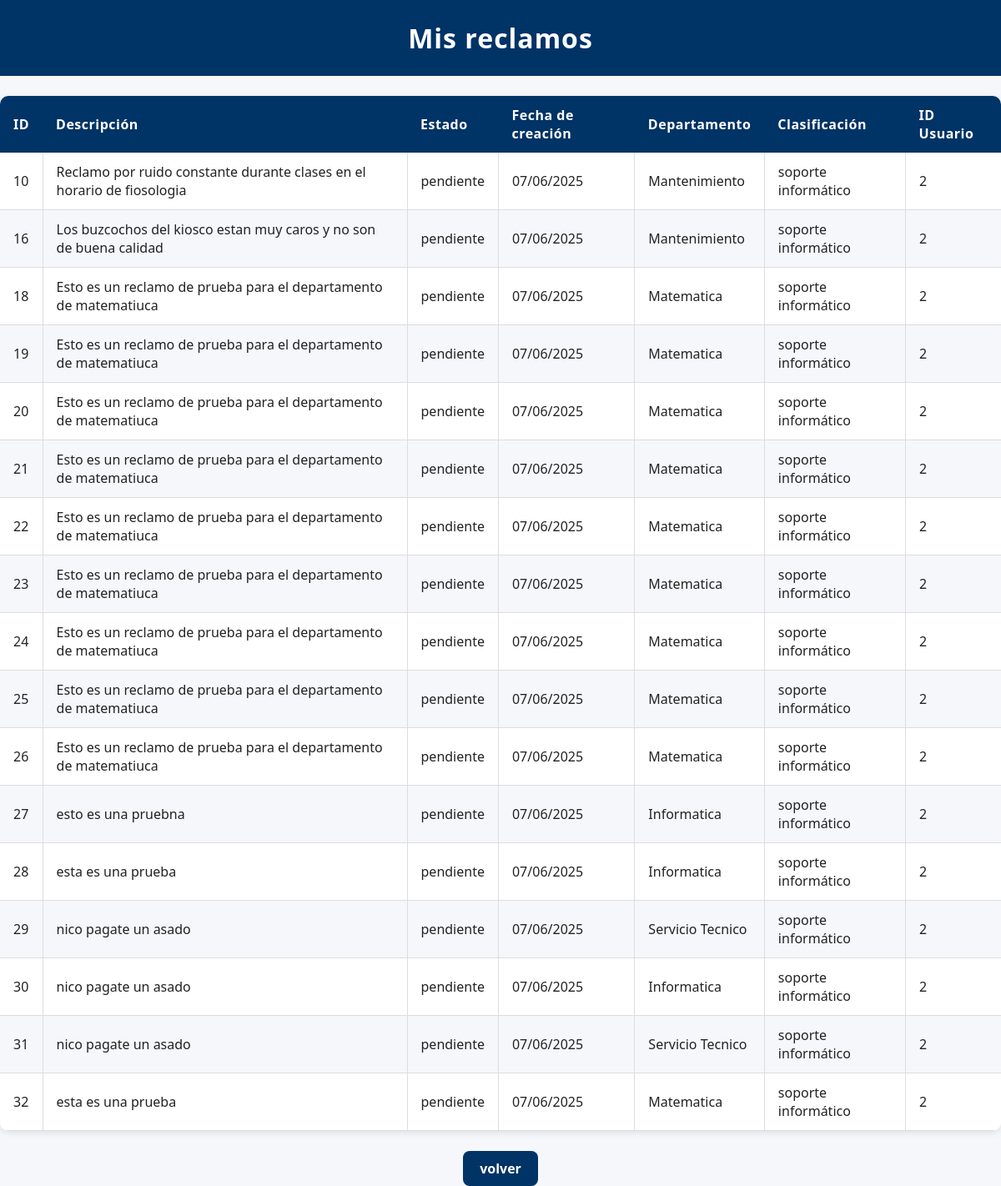
/mis_reclamos (signed in), run on the app's committed database.
### modules/modelos.py (models this page shows)
class Base(DeclarativeBase):
    pass

class ModeloReclamo(Base):
    __tablename__ = 'reclamos'
    id = Column(Integer, primary_key=True)
    estado = Column(String, default="pendiente")
    fecha_hora = Column(DateTime, default=datetime.utcnow)
    contenido = Column(String)
    usuario_id = Column(Integer, ForeignKey('usuarios.id'))
    departamento = Column(String)
    clasificacion = Column(String)
    usuarios = relationship(
        "ModeloUsuario",
        secondary=usuarios_reclamos,
        back_populates="reclamos"
    )
    usuario = relationship("ModeloUsuario", foreign_keys=[usuario_id], backref="reclamos_creados")

### server.py (the view)
@app.route('/mis_reclamos')
@login_required
def mis_reclamos():
    reclamos = repo_reclamos.obtener_todos_los_registros(current_user.id)
    return render_template('mis_reclamos.html', usuario=current_user, reclamos=reclamos)

### modules/login.py (called while the page is built)
    @property
    def is_authenticated(self):
        return True

### modules/repositorio.py (called while the page is built)
    def obtener_registro_por_filtro(self, campo, valor, campo2=None, valor2=None):
        query = self.__session.query(ModeloUsuario).filter(getattr(ModeloUsuario, campo) == valor)
        if campo2 and valor2:
            query = query.filter(getattr(ModeloUsuario, campo2) == valor2)
        modelo = query.first()
        if modelo:
            return self.__map_modelo_a_entidad(modelo)
        return None

    def __map_modelo_a_entidad(self, modelo: ModeloUsuario):
        return Usuario(
            nombre=modelo.nombre,
            apellido=modelo.apellido,
            email=modelo.email,
            nombre_de_usuario=modelo.nombre_de_usuario,
            contraseña=modelo.contraseña,
            claustro=modelo.claustro,
            rol=modelo.rol,
            id=modelo.id
        )

    def obtener_todos_los_registros(self, usuario_id):
        return self.__session.query(ModeloReclamo).filter_by(usuario_id=usuario_id).all()

### modules/usuarios.py (called while the page is built)
    @property
    def nombre(self):
        return self.__nombre

    @property
    def apellido(self):
        return self.__apellido

    @property
    def email(self):
        return self.__email

    @property
    def nombre_de_usuario(self):
        return self.__nombre_de_usuario

    @property
    def contraseña(self):
        return self.__contraseña

    @property
    def id(self):
        return self.__id

    @property
    def rol(self):
        return self.__rol

### server.py (called while the page is built)
@login_manager.user_loader
def load_user(user_id):
    usuario = repo_usuarios.obtener_registro_por_filtro(campo='id', valor = user_id)
    if usuario:
        return FlaskLoginUser(usuario)
    return None

### templates/mis_reclamos.html (shortened to what this page needs)
<!DOCTYPE html>
<html lang="en">
<head>
    <link rel="stylesheet" href="{{ url_for('static', filename='style.css') }}">
</head>
<body>
    <h1>Mis reclamos</h1>
    <table>
        <thead>
            <tr>
                <th>ID</th>
                <th>Descripción</th>
                <th>Estado</th>
                <th>Fecha de creación</th>
                <th>Departamento</th>
                <th>Clasificación</th>
                <th>ID Usuario</th>
            </tr>
        </thead>
        <tbody>
            {% for reclamo in reclamos %}
            <tr>
                <td>{{ reclamo.id }}</td>
                <td>{{ reclamo.contenido }}</td>
                <td>{{ reclamo.estado }}</td>
                <td>{{ reclamo.fecha_hora.strftime('%d/%m/%Y') }}</td>
                <td>{{ reclamo.departamento }}</td>
                <td>{{ reclamo.clasificacion }}</td>
                <td>{{ reclamo.usuario_id }}</td>
            </tr>
            {% endfor %}
        </tbody>
    </table>
    <div style="text-align:center;">
        <a href="{{ url_for('inicio') }}" class="enlace-boton">volver</a>
    </div>
</body>
</html>

### static/style.css (style rules this page uses)
body { font-family: 'Segoe UI', Arial, sans-serif; background-color: #f5f7fa; color: #222; margin: 0; padding: 0; }
h1 { background-color: #003366; color: #fff; margin: 0; padding: 24px 0; text-align: center; letter-spacing: 1px; }
table { width: 100%; border-collapse: collapse; margin: 24px 0; font-family: 'Segoe UI', Arial, sans-serif; font-size: 1em; color: #222; box-shadow: 0 2px 8px rgba(0,0,0,0.1); border-radius: 10px; overflow: hidden; background: #fff; }
thead { background-color: #003366; color: #fff; text-align: left; }
thead th { padding: 12px 16px; font-weight: bold; letter-spacing: 0.5px; }
tbody tr { border-bottom: 1px solid #ddd; }
tbody tr:nth-child(even) { background-color: #f5f7fa; }
tbody td { padding: 12px 16px; vertical-align: middle; border-left: 1px solid #ddd; }
tbody td:first-child { border-left: none; }
a { position: relative; color: #003366; font-weight: 600; text-decoration: none; cursor: pointer; transition: color 0.3s ease; }
a::after { content: ''; position: absolute; width: 0; height: 2px; left: 0; bottom: -3px; background-color: #00509e; transition: width 0.3s ease; border-radius: 2px; }
a.enlace-boton { display: inline-block; padding: 10px 20px; background-color: #003366; color: #fff; border-radius: 8px; text-decoration: none; font-weight: bold; }

### data on the page
ModeloReclamo: id "10", contenido "Reclamo por ruido constante durante clases en el horario de fiosologia", estado "pendiente", fecha_hora "07/06/2025", departamento "Mantenimiento", clasificacion "soporte informático", usuario_id "2"
ModeloReclamo: id "16", contenido "Los buzcochos del kiosco estan muy caros y no son de buena calidad", estado "pendiente", fecha_hora "07/06/2025", departamento "Mantenimiento", clasificacion "soporte informático", usuario_id "2"
ModeloReclamo: id "18", contenido "Esto es un reclamo de prueba para el departamento de matematiuca", estado "pendiente", fecha_hora "07/06/2025", departamento "Matematica", clasificacion "soporte informático", usuario_id "2"
ModeloReclamo: id "19", contenido "Esto es un reclamo de prueba para el departamento de matematiuca", estado "pendiente", fecha_hora "07/06/2025", departamento "Matematica", clasificacion "soporte informático", usuario_id "2"
ModeloReclamo: id "20", contenido "Esto es un reclamo de prueba para el departamento de matematiuca", estado "pendiente", fecha_hora "07/06/2025", departamento "Matematica", clasificacion "soporte informático", usuario_id "2"
ModeloReclamo: id "21", contenido "Esto es un reclamo de prueba para el departamento de matematiuca", estado "pendiente", fecha_hora "07/06/2025", departamento "Matematica", clasificacion "soporte informático", usuario_id "2"
ModeloReclamo: id "22", contenido "Esto es un reclamo de prueba para el departamento de matematiuca", estado "pendiente", fecha_hora "07/06/2025", departamento "Matematica", clasificacion "soporte informático", usuario_id "2"
ModeloReclamo: id "23", contenido "Esto es un reclamo de prueba para el departamento de matematiuca", estado "pendiente", fecha_hora "07/06/2025", departamento "Matematica", clasificacion "soporte informático", usuario_id "2"
ModeloReclamo: id "24", contenido "Esto es un reclamo de prueba para el departamento de matematiuca", estado "pendiente", fecha_hora "07/06/2025", departamento "Matematica", clasificacion "soporte informático", usuario_id "2"
ModeloReclamo: id "25", contenido "Esto es un reclamo de prueba para el departamento de matematiuca", estado "pendiente", fecha_hora "07/06/2025", departamento "Matematica", clasificacion "soporte informático", usuario_id "2"
ModeloReclamo: id "26", contenido "Esto es un reclamo de prueba para el departamento de matematiuca", estado "pendiente", fecha_hora "07/06/2025", departamento "Matematica", clasificacion "soporte informático", usuario_id "2"
ModeloReclamo: id "27", contenido "esto es una pruebna", estado "pendiente", fecha_hora "07/06/2025", departamento "Informatica", clasificacion "soporte informático", usuario_id "2"
ModeloReclamo: id "28", contenido "esta es una prueba", estado "pendiente", fecha_hora "07/06/2025", departamento "Informatica", clasificacion "soporte informático", usuario_id "2"
ModeloReclamo: id "29", contenido "nico pagate un asado", estado "pendiente", fecha_hora "07/06/2025", departamento "Servicio Tecnico", clasificacion "soporte informático", usuario_id "2"
ModeloReclamo: id "30", contenido "nico pagate un asado", estado "pendiente", fecha_hora "07/06/2025", departamento "Informatica", clasificacion "soporte informático", usuario_id "2"
ModeloReclamo: id "31", contenido "nico pagate un asado", estado "pendiente", fecha_hora "07/06/2025", departamento "Servicio Tecnico", clasificacion "soporte informático", usuario_id "2"
ModeloReclamo: id "32", contenido "esta es una prueba", estado "pendiente", fecha_hora "07/06/2025", departamento "Matematica", clasificacion "soporte informático", usuario_id "2"
